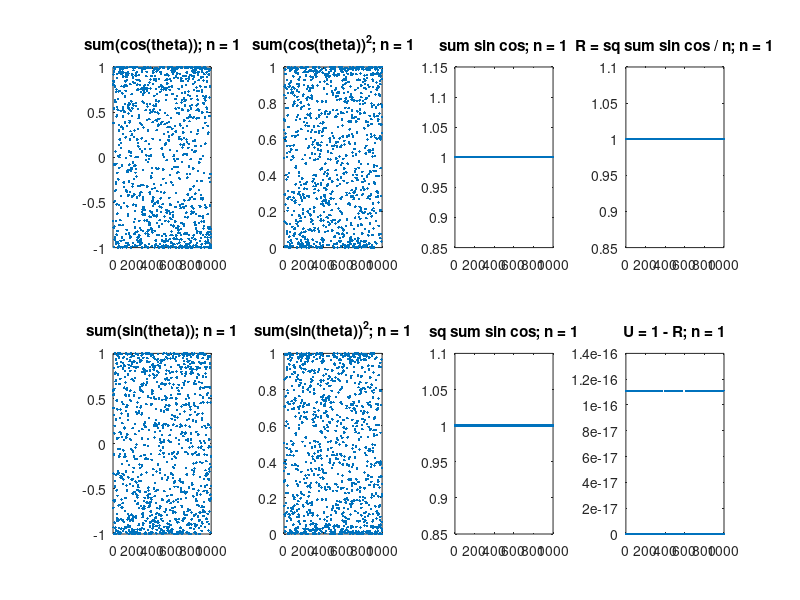
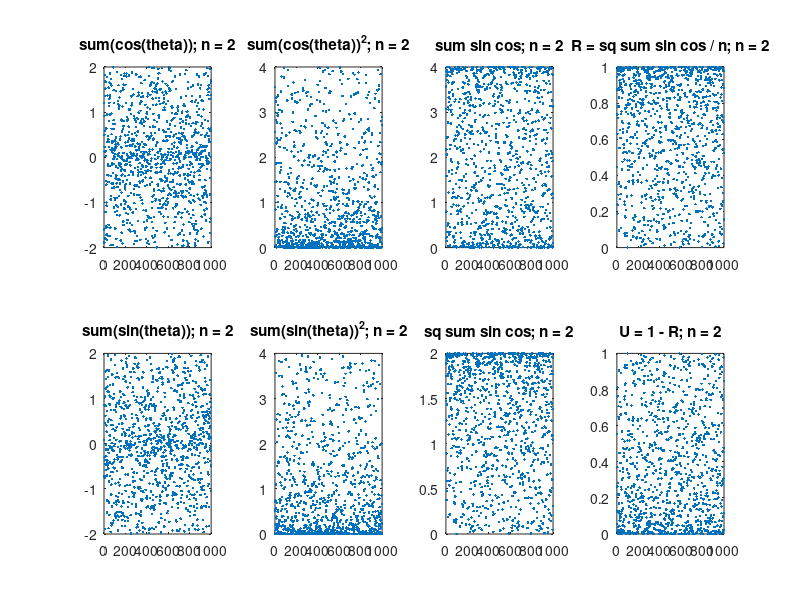
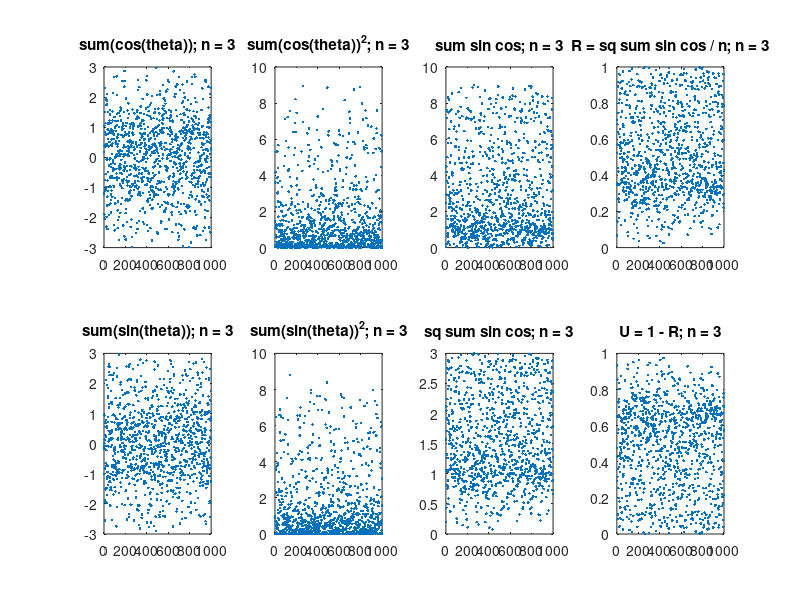
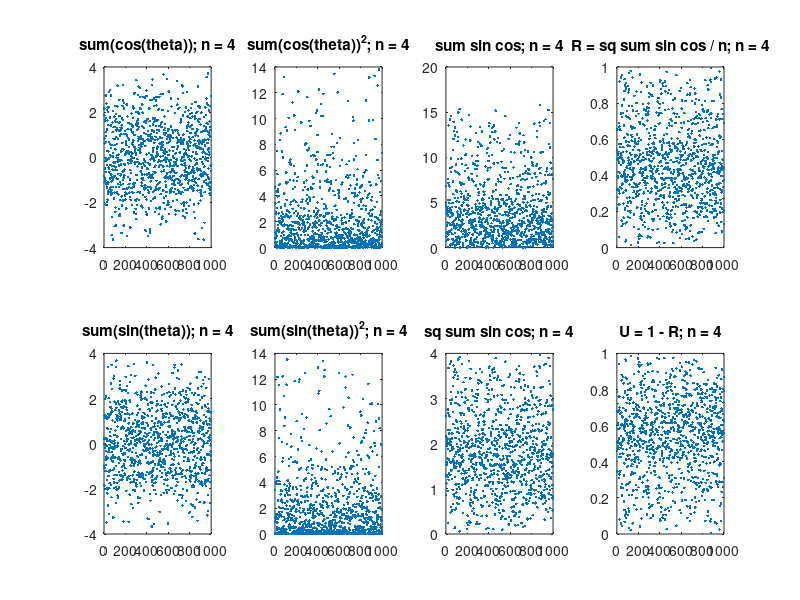

Write MATLAB code to recreate these figures, in order.
%   COS_THETA       Analysis of the null distribution of the circular variance.

% directional statistics package
% Dec-2001 ES

function cos_theta

for n = [1 2 3 4 5 10 15 20 100]
    % theta
    theta = rand(1000,n)*2*pi;
    % sum(cos(theta))
    figure, subplot(2,4,1)
    plot(sum(cos(theta),2),'.'),
    tbuf = sprintf('sum(cos(theta)); n = %g',n), title(tbuf)
    % sum(cos(theta))^2
    subplot(2,4,2)
    sum_cos_sq = (sum(cos(theta),2)).^2;
    plot( sum_cos_sq, '.')
    tbuf = sprintf('sum(cos(theta))^2; n = %g',n), title(tbuf)
    
    % sum(sin(theta))
    subplot(2,4,5)
    plot(sum(sin(theta),2),'.'),
    tbuf = sprintf('sum(sin(theta)); n = %g',n), title(tbuf)
    % sum(sin(theta))^2
    subplot(2,4,6)
    sum_sin_sq = (sum(sin(theta),2)).^2;
    plot( sum_sin_sq, '.')
    tbuf = sprintf('sum(sin(theta))^2; n = %g',n), title(tbuf)
    
    % sum(sin(theta))^2 + sum(cos(theta))^2
    sum_sin_cos = sum_sin_sq + sum_cos_sq;
    subplot(2,4,3)
    plot(sum_sin_cos,'.')
    tbuf = sprintf('sum sin cos; n = %g',n), title(tbuf)
    % sqrt ( sum(sin(theta))^2 + sum(cos(theta))^2 )
    sq_sum_sin_cos = sqrt ( sum_sin_cos );
    subplot(2,4,7)
    plot(sq_sum_sin_cos,'.')
    tbuf = sprintf('sq sum sin cos; n = %g',n), title(tbuf)
    
    % sqrt ( sum(sin(theta))^2 + sum(cos(theta))^2 ) / n
    R = sq_sum_sin_cos/n;
    subplot(2,4,4)
    plot(R,'.')
    tbuf = sprintf('R = sq sum sin cos / n; n = %g',n), title(tbuf)
    
    % 1 - sqrt ( sum(sin(theta))^2 + sum(cos(theta))^2 ) / n
    U = 1 - R;
    subplot(2,4,8)
    plot(U,'.')
    tbuf = sprintf('U = 1 - R; n = %g',n), title(tbuf)
       
end
